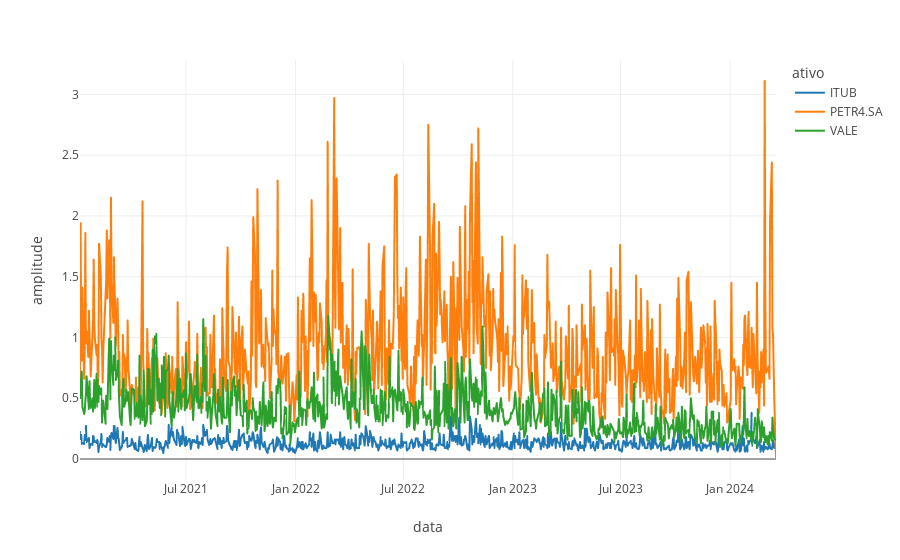

Notebook code cell kept with this figure:
### Markdown cell above
## 2. Monte um gráfico de linha mostrando a variação dessa amplitude ao longo do período coletado, por ativo.

### Code cell
px.line(df_amplitude, x='data', y='amplitude', color='ativo', template='none')

### Figure 1 — Plotly figure (JSON) as saved in the notebook; plotly's stock layout.template omitted (floating-point values rounded to 4 significant figures; data arrays with more than 128 entries replaced by an {"elided": "..."} marker saying what was removed)
{"data": [{"hovertemplate": "ativo=ITUB<br>data=%{x}<br>amplitude=%{y}<extra></extra>", "legendgroup": "ITUB", "line": {"color": "#1F77B4", "dash": "solid"}, "marker": {"symbol": "circle"}, "mode": "lines", "name": "ITUB", "showlegend": true, "type": "scattergl", "x": {"elided": "806 str values"}, "xaxis": "x", "y": {"elided": "806 float values"}, "yaxis": "y"}, {"hovertemplate": "ativo=PETR4.SA<br>data=%{x}<br>amplitude=%{y}<extra></extra>", "legendgroup": "PETR4.SA", "line": {"color": "#FF7F0E", "dash": "solid"}, "marker": {"symbol": "circle"}, "mode": "lines", "name": "PETR4.SA", "showlegend": true, "type": "scattergl", "x": {"elided": "798 str values"}, "xaxis": "x", "y": {"elided": "798 float values"}, "yaxis": "y"}, {"hovertemplate": "ativo=VALE<br>data=%{x}<br>amplitude=%{y}<extra></extra>", "legendgroup": "VALE", "line": {"color": "#2CA02C", "dash": "solid"}, "marker": {"symbol": "circle"}, "mode": "lines", "name": "VALE", "showlegend": true, "type": "scattergl", "x": {"elided": "806 str values"}, "xaxis": "x", "y": {"elided": "806 float values"}, "yaxis": "y"}], "layout": {"legend": {"title": {"text": "ativo"}, "tracegroupgap": 0}, "margin": {"t": 60}, "xaxis": {"anchor": "y", "domain": [0, 1], "title": {"text": "data"}}, "yaxis": {"anchor": "x", "domain": [0, 1], "title": {"text": "amplitude"}}}}
